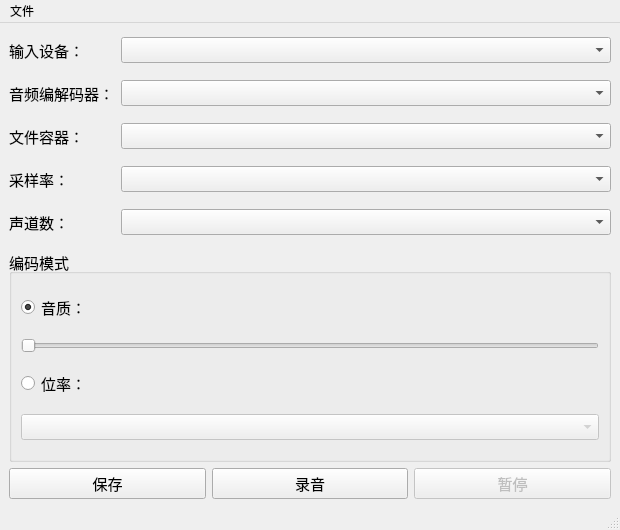
<?xml version="1.0" encoding="UTF-8"?>
<ui version="4.0">
 <class>Record</class>
 <widget class="QMainWindow" name="Record">
  <property name="geometry">
   <rect>
    <x>0</x>
    <y>0</y>
    <width>620</width>
    <height>530</height>
   </rect>
  </property>
  <property name="windowTitle">
   <string>MainWindow</string>
  </property>
  <widget class="QWidget" name="centralwidget">
   <layout class="QGridLayout" name="gridLayout_2">
    <item row="0" column="0">
     <layout class="QGridLayout" name="gridLayout" columnstretch="1,5">
      <property name="leftMargin">
       <number>0</number>
      </property>
      <property name="topMargin">
       <number>0</number>
      </property>
      <property name="rightMargin">
       <number>0</number>
      </property>
      <property name="bottomMargin">
       <number>0</number>
      </property>
      <property name="spacing">
       <number>7</number>
      </property>
      <item row="4" column="1">
       <widget class="QComboBox" name="containerBox">
        <property name="font">
         <font>
          <pointsize>11</pointsize>
         </font>
        </property>
       </widget>
      </item>
      <item row="6" column="0">
       <widget class="QLabel" name="label_4">
        <property name="font">
         <font>
          <pointsize>11</pointsize>
         </font>
        </property>
        <property name="text">
         <string>采样率：</string>
        </property>
       </widget>
      </item>
      <item row="8" column="0">
       <widget class="QLabel" name="label_5">
        <property name="font">
         <font>
          <pointsize>11</pointsize>
         </font>
        </property>
        <property name="text">
         <string>声道数：</string>
        </property>
       </widget>
      </item>
      <item row="2" column="1">
       <widget class="QComboBox" name="audioCodecBox">
        <property name="font">
         <font>
          <pointsize>11</pointsize>
         </font>
        </property>
       </widget>
      </item>
      <item row="4" column="0">
       <widget class="QLabel" name="label_3">
        <property name="font">
         <font>
          <pointsize>11</pointsize>
         </font>
        </property>
        <property name="text">
         <string>文件容器：</string>
        </property>
       </widget>
      </item>
      <item row="0" column="1">
       <widget class="QComboBox" name="audioDeviceBox">
        <property name="font">
         <font>
          <pointsize>11</pointsize>
         </font>
        </property>
       </widget>
      </item>
      <item row="8" column="1">
       <widget class="QComboBox" name="channelsBox">
        <property name="font">
         <font>
          <pointsize>11</pointsize>
         </font>
        </property>
       </widget>
      </item>
      <item row="6" column="1">
       <widget class="QComboBox" name="sampleRateBox">
        <property name="font">
         <font>
          <pointsize>11</pointsize>
         </font>
        </property>
       </widget>
      </item>
      <item row="0" column="0">
       <widget class="QLabel" name="label">
        <property name="font">
         <font>
          <pointsize>11</pointsize>
         </font>
        </property>
        <property name="text">
         <string>输入设备：</string>
        </property>
       </widget>
      </item>
      <item row="1" column="1">
       <spacer name="verticalSpacer">
        <property name="orientation">
         <enum>Qt::Vertical</enum>
        </property>
        <property name="sizeType">
         <enum>QSizePolicy::Preferred</enum>
        </property>
        <property name="sizeHint" stdset="0">
         <size>
          <width>20</width>
          <height>5</height>
         </size>
        </property>
       </spacer>
      </item>
      <item row="3" column="1">
       <spacer name="verticalSpacer_2">
        <property name="orientation">
         <enum>Qt::Vertical</enum>
        </property>
        <property name="sizeType">
         <enum>QSizePolicy::Preferred</enum>
        </property>
        <property name="sizeHint" stdset="0">
         <size>
          <width>20</width>
          <height>5</height>
         </size>
        </property>
       </spacer>
      </item>
      <item row="2" column="0">
       <widget class="QLabel" name="label_2">
        <property name="font">
         <font>
          <pointsize>11</pointsize>
         </font>
        </property>
        <property name="text">
         <string>音频编解码器：</string>
        </property>
       </widget>
      </item>
      <item row="5" column="1">
       <spacer name="verticalSpacer_3">
        <property name="orientation">
         <enum>Qt::Vertical</enum>
        </property>
        <property name="sizeType">
         <enum>QSizePolicy::Preferred</enum>
        </property>
        <property name="sizeHint" stdset="0">
         <size>
          <width>20</width>
          <height>5</height>
         </size>
        </property>
       </spacer>
      </item>
      <item row="7" column="1">
       <spacer name="verticalSpacer_4">
        <property name="orientation">
         <enum>Qt::Vertical</enum>
        </property>
        <property name="sizeType">
         <enum>QSizePolicy::Preferred</enum>
        </property>
        <property name="sizeHint" stdset="0">
         <size>
          <width>20</width>
          <height>5</height>
         </size>
        </property>
       </spacer>
      </item>
     </layout>
    </item>
    <item row="1" column="0">
     <widget class="QGroupBox" name="groupBox">
      <property name="font">
       <font>
        <pointsize>11</pointsize>
       </font>
      </property>
      <property name="title">
       <string>编码模式</string>
      </property>
      <layout class="QGridLayout" name="gridLayout_3">
       <item row="0" column="0">
        <widget class="QRadioButton" name="constantQualityRadioButton">
         <property name="text">
          <string>音质：</string>
         </property>
         <property name="checked">
          <bool>true</bool>
         </property>
        </widget>
       </item>
       <item row="1" column="0">
        <widget class="QSlider" name="qualitySlider">
         <property name="orientation">
          <enum>Qt::Horizontal</enum>
         </property>
        </widget>
       </item>
       <item row="2" column="0">
        <widget class="QRadioButton" name="constantBitrateRadioButton">
         <property name="text">
          <string>位率：</string>
         </property>
        </widget>
       </item>
       <item row="3" column="0">
        <widget class="QComboBox" name="bitrateBox">
         <property name="enabled">
          <bool>false</bool>
         </property>
        </widget>
       </item>
      </layout>
     </widget>
    </item>
    <item row="2" column="0">
     <layout class="QHBoxLayout" name="horizontalLayout">
      <item>
       <widget class="QPushButton" name="output_but">
        <property name="font">
         <font>
          <pointsize>11</pointsize>
         </font>
        </property>
        <property name="text">
         <string>保存</string>
        </property>
       </widget>
      </item>
      <item>
       <widget class="QPushButton" name="startRecord_but">
        <property name="font">
         <font>
          <pointsize>11</pointsize>
         </font>
        </property>
        <property name="text">
         <string>录音</string>
        </property>
       </widget>
      </item>
      <item>
       <widget class="QPushButton" name="pause_but">
        <property name="enabled">
         <bool>false</bool>
        </property>
        <property name="font">
         <font>
          <pointsize>11</pointsize>
         </font>
        </property>
        <property name="text">
         <string>暂停</string>
        </property>
       </widget>
      </item>
     </layout>
    </item>
   </layout>
  </widget>
  <widget class="QMenuBar" name="menubar">
   <property name="geometry">
    <rect>
     <x>0</x>
     <y>0</y>
     <width>620</width>
     <height>23</height>
    </rect>
   </property>
   <widget class="QMenu" name="menu">
    <property name="title">
     <string>文件</string>
    </property>
    <addaction name="action_WAV"/>
    <addaction name="action_AIFC"/>
    <addaction name="action"/>
   </widget>
   <addaction name="menu"/>
  </widget>
  <widget class="QStatusBar" name="statusbar"/>
  <action name="action_WAV">
   <property name="text">
    <string>保存为WAV文件</string>
   </property>
  </action>
  <action name="action_AIFC">
   <property name="text">
    <string>保存为AIFC文件</string>
   </property>
  </action>
  <action name="action">
   <property name="text">
    <string>关闭</string>
   </property>
  </action>
 </widget>
 <resources/>
 <connections>
  <connection>
   <sender>constantQualityRadioButton</sender>
   <signal>toggled(bool)</signal>
   <receiver>qualitySlider</receiver>
   <slot>setEnabled(bool)</slot>
   <hints>
    <hint type="sourcelabel">
     <x>147</x>
     <y>325</y>
    </hint>
    <hint type="destinationlabel">
     <x>325</x>
     <y>356</y>
    </hint>
   </hints>
  </connection>
  <connection>
   <sender>constantBitrateRadioButton</sender>
   <signal>toggled(bool)</signal>
   <receiver>bitrateBox</receiver>
   <slot>setEnabled(bool)</slot>
   <hints>
    <hint type="sourcelabel">
     <x>147</x>
     <y>395</y>
    </hint>
    <hint type="destinationlabel">
     <x>325</x>
     <y>426</y>
    </hint>
   </hints>
  </connection>
 </connections>
</ui>
